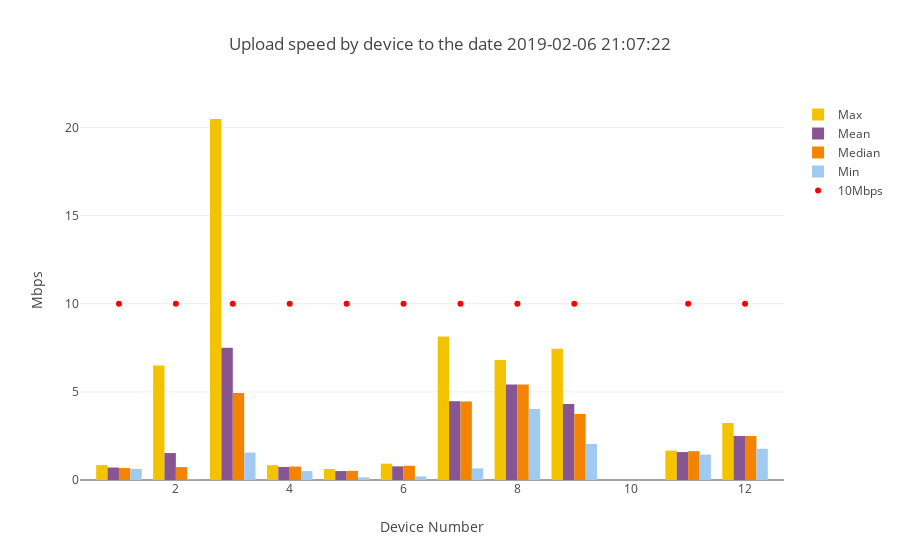

The notebook cell saved with this chart:
### Code cell
upload_summary=mean_max_median_min_by1(upload_df,'UPLOAD')
device_numbers_u=upload_summary["SK_PI"].unique()
upload_line=go.Scatter(x=device_numbers_u,y=[10] * len(device_numbers_u), mode='markers',marker=dict(color='red'), name='10Mbps')

combined_bar_plot_4traces(xvalues=upload_summary["SK_PI"],
                         yvalues1=upload_summary["max"],
                         yvalues2=upload_summary["mean"],
                         yvalues3=upload_summary["median"],
                         yvalues4=upload_summary["min"],
                         name1="Max",
                         name2="Mean",
                         name3="Median",
                         name4="Min",
                         title="Upload speed by device"+ title_tail,
                         ytitle="Mbps",
                         line=upload_line,
                         stack=False)

### Figure 1 — Plotly figure (JSON) as saved in the notebook; plotly's stock layout.template omitted (floating-point values rounded to 4 significant figures)
{"data": [{"marker": {"color": "#F3C300"}, "name": "Max", "type": "bar", "uid": "50154b6e-4fd6-4efb-9a02-17c45c4d111a", "x": [1, 2, 3, 4, 5, 6, 7, 8, 9, 11, 12], "y": [0.844, 6.492, 20.48, 0.842, 0.62, 0.926, 8.141, 6.81, 7.444, 1.669, 3.236]}, {"marker": {"color": "#875692"}, "name": "Mean", "type": "bar", "uid": "47b881d4-5175-497d-b0c4-7c98fa695b04", "x": [1, 2, 3, 4, 5, 6, 7, 8, 9, 11, 12], "y": [0.7072, 1.53, 7.499, 0.7423, 0.508, 0.7755, 4.472, 5.422, 4.308, 1.584, 2.499]}, {"marker": {"color": "#F38400"}, "name": "Median", "type": "bar", "uid": "88c01280-1f1e-4b19-8816-83cb2cc2c3d9", "x": [1, 2, 3, 4, 5, 6, 7, 8, 9, 11, 12], "y": [0.677, 0.733, 4.936, 0.766, 0.5205, 0.808, 4.454, 5.422, 3.748, 1.638, 2.493]}, {"marker": {"color": "#A1CAF1"}, "name": "Min", "type": "bar", "uid": "41510b4f-c4e9-4de5-9f0c-2c48d70adca4", "x": [1, 2, 3, 4, 5, 6, 7, 8, 9, 11, 12], "y": [0.631, 0.0232, 1.556, 0.504, 0.15, 0.205, 0.659, 4.035, 2.048, 1.444, 1.772]}, {"marker": {"color": "red"}, "mode": "markers", "name": "10Mbps", "type": "scatter", "uid": "a64ff34c-66fc-42c0-94e9-606663a0f51d", "x": [1, 2, 3, 4, 5, 6, 7, 8, 9, 11, 12], "y": [10, 10, 10, 10, 10, 10, 10, 10, 10, 10, 10]}], "layout": {"title": {"text": "Upload speed by device to the date 2019-02-06 21:07:22"}, "xaxis": {"title": {"text": "Device Number"}}, "yaxis": {"title": {"text": "Mbps"}}}}
